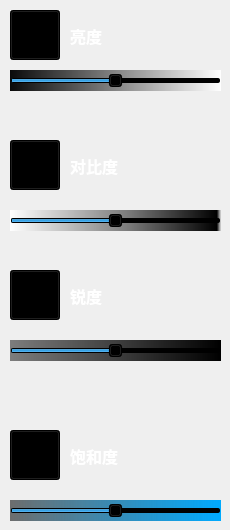
    <widget class="QWidget" name="page_0">
     <widget class="QPushButton" name="light">
      <property name="geometry">
       <rect>
        <x>10</x>
        <y>10</y>
        <width>50</width>
        <height>50</height>
       </rect>
      </property>
      <property name="minimumSize">
       <size>
        <width>50</width>
        <height>50</height>
       </size>
      </property>
      <property name="maximumSize">
       <size>
        <width>50</width>
        <height>50</height>
       </size>
      </property>
      <property name="cursor">
       <cursorShape>ArrowCursor</cursorShape>
      </property>
      <property name="mouseTracking">
       <bool>true</bool>
      </property>
      <property name="tabletTracking">
       <bool>true</bool>
      </property>
      <property name="toolTip">
       <string>亮度</string>
      </property>
      <property name="styleSheet">
       <string notr="true">background-color: rgb(0, 0, 0);</string>
      </property>
      <property name="text">
       <string/>
      </property>
      <property name="icon">
       <iconset>
        <normaloff>icon/light.png</normaloff>icon/light.png</iconset>
      </property>
      <property name="iconSize">
       <size>
        <width>35</width>
        <height>35</height>
       </size>
      </property>
      <property name="checkable">
       <bool>true</bool>
      </property>
      <property name="checked">
       <bool>true</bool>
      </property>
     </widget>
     <widget class="QPushButton" name="color">
      <property name="geometry">
       <rect>
        <x>10</x>
        <y>430</y>
        <width>50</width>
        <height>50</height>
       </rect>
      </property>
      <property name="minimumSize">
       <size>
        <width>50</width>
        <height>50</height>
       </size>
      </property>
      <property name="maximumSize">
       <size>
        <width>50</width>
        <height>50</height>
       </size>
      </property>
      <property name="cursor">
       <cursorShape>PointingHandCursor</cursorShape>
      </property>
      <property name="mouseTracking">
       <bool>true</bool>
      </property>
      <property name="tabletTracking">
       <bool>true</bool>
      </property>
      <property name="toolTip">
       <string>饱和度</string>
      </property>
      <property name="styleSheet">
       <string notr="true">background-color: rgb(0, 0, 0);</string>
      </property>
      <property name="text">
       <string/>
      </property>
      <property name="icon">
       <iconset>
        <normaloff>icon/color.png</normaloff>icon/color.png</iconset>
      </property>
      <property name="iconSize">
       <size>
        <width>35</width>
        <height>35</height>
       </size>
      </property>
      <property name="checkable">
       <bool>true</bool>
      </property>
      <property name="checked">
       <bool>true</bool>
      </property>
     </widget>
     <widget class="QSlider" name="brightness">
      <property name="geometry">
       <rect>
        <x>10</x>
        <y>70</y>
        <width>211</width>
        <height>21</height>
       </rect>
      </property>
      <property name="cursor">
       <cursorShape>CrossCursor</cursorShape>
      </property>
      <property name="mouseTracking">
       <bool>true</bool>
      </property>
      <property name="toolTip">
       <string>亮度</string>
      </property>
      <property name="styleSheet">
       <string notr="true">background-color: qlineargradient(spread:pad, x1:0, y1:0, x2:1, y2:0, stop:0 rgba(10, 10, 10, 255), stop:1 rgba(255, 255, 255, 255));</string>
      </property>
      <property name="minimum">
       <number>0</number>
      </property>
      <property name="maximum">
       <number>20</number>
      </property>
      <property name="value">
       <number>10</number>
      </property>
      <property name="orientation">
       <enum>Qt::Horizontal</enum>
      </property>
     </widget>
     <widget class="QPushButton" name="light_3">
      <property name="geometry">
       <rect>
        <x>10</x>
        <y>140</y>
        <width>50</width>
        <height>50</height>
       </rect>
      </property>
      <property name="minimumSize">
       <size>
        <width>50</width>
        <height>50</height>
       </size>
      </property>
      <property name="maximumSize">
       <size>
        <width>50</width>
        <height>50</height>
       </size>
      </property>
      <property name="cursor">
       <cursorShape>PointingHandCursor</cursorShape>
      </property>
      <property name="mouseTracking">
       <bool>true</bool>
      </property>
      <property name="tabletTracking">
       <bool>true</bool>
      </property>
      <property name="toolTip">
       <string>对比度</string>
      </property>
      <property name="styleSheet">
       <string notr="true">background-color: rgb(0, 0, 0);</string>
      </property>
      <property name="text">
       <string/>
      </property>
      <property name="icon">
       <iconset>
        <normaloff>icon/contrast_128px_1188027_easyicon.net.png</normaloff>icon/contrast_128px_1188027_easyicon.net.png</iconset>
      </property>
      <property name="iconSize">
       <size>
        <width>35</width>
        <height>35</height>
       </size>
      </property>
      <property name="checkable">
       <bool>true</bool>
      </property>
      <property name="checked">
       <bool>true</bool>
      </property>
     </widget>
     <widget class="QLabel" name="label_3">
      <property name="geometry">
       <rect>
        <x>70</x>
        <y>150</y>
        <width>72</width>
        <height>31</height>
       </rect>
      </property>
      <property name="palette">
       <palette>
        <active>
         <colorrole role="WindowText">
          <brush brushstyle="SolidPattern">
           <color alpha="255">
            <red>255</red>
            <green>255</green>
            <blue>255</blue>
           </color>
          </brush>
         </colorrole>
         <colorrole role="Button">
          <brush brushstyle="SolidPattern">
           <color alpha="255">
            <red>0</red>
            <green>0</green>
            <blue>0</blue>
           </color>
          </brush>
         </colorrole>
         <colorrole role="Base">
          <brush brushstyle="SolidPattern">
           <color alpha="255">
            <red>0</red>
            <green>0</green>
            <blue>0</blue>
           </color>
          </brush>
         </colorrole>
         <colorrole role="Window">
          <brush brushstyle="SolidPattern">
           <color alpha="255">
            <red>0</red>
            <green>0</green>
            <blue>0</blue>
           </color>
          </brush>
         </colorrole>
        </active>
        <inactive>
         <colorrole role="WindowText">
          <brush brushstyle="SolidPattern">
           <color alpha="255">
            <red>255</red>
            <green>255</green>
            <blue>255</blue>
           </color>
          </brush>
         </colorrole>
         <colorrole role="Button">
          <brush brushstyle="SolidPattern">
           <color alpha="255">
            <red>0</red>
            <green>0</green>
            <blue>0</blue>
           </color>
          </brush>
         </colorrole>
         <colorrole role="Base">
          <brush brushstyle="SolidPattern">
           <color alpha="255">
            <red>0</red>
            <green>0</green>
            <blue>0</blue>
           </color>
          </brush>
         </colorrole>
         <colorrole role="Window">
          <brush brushstyle="SolidPattern">
           <color alpha="255">
            <red>0</red>
            <green>0</green>
            <blue>0</blue>
           </color>
          </brush>
         </colorrole>
        </inactive>
        <disabled>
         <colorrole role="WindowText">
          <brush brushstyle="SolidPattern">
           <color alpha="255">
            <red>120</red>
            <green>120</green>
            <blue>120</blue>
           </color>
          </brush>
         </colorrole>
         <colorrole role="Button">
          <brush brushstyle="SolidPattern">
           <color alpha="255">
            <red>0</red>
            <green>0</green>
            <blue>0</blue>
           </color>
          </brush>
         </colorrole>
         <colorrole role="Base">
          <brush brushstyle="SolidPattern">
           <color alpha="255">
            <red>0</red>
            <green>0</green>
            <blue>0</blue>
           </color>
          </brush>
         </colorrole>
         <colorrole role="Window">
          <brush brushstyle="SolidPattern">
           <color alpha="255">
            <red>0</red>
            <green>0</green>
            <blue>0</blue>
           </color>
          </brush>
         </colorrole>
        </disabled>
       </palette>
      </property>
      <property name="font">
       <font>
        <family>Arial</family>
        <pointsize>12</pointsize>
        <weight>75</weight>
        <bold>true</bold>
       </font>
      </property>
      <property name="text">
       <string>对比度</string>
      </property>
     </widget>
     <widget class="QSlider" name="contrast">
      <property name="geometry">
       <rect>
        <x>10</x>
        <y>210</y>
        <width>211</width>
        <height>21</height>
       </rect>
      </property>
      <property name="cursor">
       <cursorShape>CrossCursor</cursorShape>
      </property>
      <property name="mouseTracking">
       <bool>true</bool>
      </property>
      <property name="toolTip">
       <string>对比度</string>
      </property>
      <property name="styleSheet">
       <string notr="true">background-color: qlineargradient(spread:pad, x1:0, y1:0, x2:1, y2:0, stop:0 rgba(255, 255, 255, 255), stop:0.55 rgba(125, 125, 125, 255), stop:0.98 rgba(0, 0, 0, 255), stop:1 rgba(0, 0, 0, 0));</string>
      </property>
      <property name="minimum">
       <number>0</number>
      </property>
      <property name="maximum">
       <number>20</number>
      </property>
      <property name="pageStep">
       <number>1</number>
      </property>
      <property name="value">
       <number>10</number>
      </property>
      <property name="orientation">
       <enum>Qt::Horizontal</enum>
      </property>
     </widget>
     <widget class="QPushButton" name="light_4">
      <property name="geometry">
       <rect>
        <x>10</x>
        <y>270</y>
        <width>50</width>
        <height>50</height>
       </rect>
      </property>
      <property name="minimumSize">
       <size>
        <width>50</width>
        <height>50</height>
       </size>
      </property>
      <property name="maximumSize">
       <size>
        <width>50</width>
        <height>50</height>
       </size>
      </property>
      <property name="cursor">
       <cursorShape>PointingHandCursor</cursorShape>
      </property>
      <property name="mouseTracking">
       <bool>true</bool>
      </property>
      <property name="tabletTracking">
       <bool>true</bool>
      </property>
      <property name="toolTip">
       <string>锐度</string>
      </property>
      <property name="styleSheet">
       <string notr="true">background-color: rgb(0, 0, 0);</string>
      </property>
      <property name="text">
       <string/>
      </property>
      <property name="icon">
       <iconset>
        <normaloff>icon/triangle_128px_1133870_easyicon.net.png</normaloff>icon/triangle_128px_1133870_easyicon.net.png</iconset>
      </property>
      <property name="iconSize">
       <size>
        <width>35</width>
        <height>35</height>
       </size>
      </property>
      <property name="checkable">
       <bool>true</bool>
      </property>
      <property name="checked">
       <bool>true</bool>
      </property>
     </widget>
     <widget class="QLabel" name="label_4">
      <property name="geometry">
       <rect>
        <x>70</x>
        <y>280</y>
        <width>72</width>
        <height>31</height>
       </rect>
      </property>
      <property name="palette">
       <palette>
        <active>
         <colorrole role="WindowText">
          <brush brushstyle="SolidPattern">
           <color alpha="255">
            <red>255</red>
            <green>255</green>
            <blue>255</blue>
           </color>
          </brush>
         </colorrole>
         <colorrole role="Button">
          <brush brushstyle="SolidPattern">
           <color alpha="255">
            <red>0</red>
            <green>0</green>
            <blue>0</blue>
           </color>
          </brush>
         </colorrole>
         <colorrole role="Base">
          <brush brushstyle="SolidPattern">
           <color alpha="255">
            <red>0</red>
            <green>0</green>
            <blue>0</blue>
           </color>
          </brush>
         </colorrole>
         <colorrole role="Window">
          <brush brushstyle="SolidPattern">
           <color alpha="255">
            <red>0</red>
            <green>0</green>
            <blue>0</blue>
           </color>
          </brush>
         </colorrole>
        </active>
        <inactive>
         <colorrole role="WindowText">
          <brush brushstyle="SolidPattern">
           <color alpha="255">
            <red>255</red>
            <green>255</green>
            <blue>255</blue>
           </color>
          </brush>
         </colorrole>
         <colorrole role="Button">
          <brush brushstyle="SolidPattern">
           <color alpha="255">
            <red>0</red>
            <green>0</green>
            <blue>0</blue>
           </color>
          </brush>
         </colorrole>
         <colorrole role="Base">
          <brush brushstyle="SolidPattern">
           <color alpha="255">
            <red>0</red>
            <green>0</green>
            <blue>0</blue>
           </color>
          </brush>
         </colorrole>
         <colorrole role="Window">
          <brush brushstyle="SolidPattern">
           <color alpha="255">
            <red>0</red>
            <green>0</green>
            <blue>0</blue>
           </color>
          </brush>
         </colorrole>
        </inactive>
        <disabled>
         <colorrole role="WindowText">
          <brush brushstyle="SolidPattern">
           <color alpha="255">
            <red>120</red>
            <green>120</green>
            <blue>120</blue>
           </color>
          </brush>
         </colorrole>
         <colorrole role="Button">
          <brush brushstyle="SolidPattern">
           <color alpha="255">
            <red>0</red>
            <green>0</green>
            <blue>0</blue>
           </color>
          </brush>
         </colorrole>
         <colorrole role="Base">
          <brush brushstyle="SolidPattern">
           <color alpha="255">
            <red>0</red>
            <green>0</green>
            <blue>0</blue>
           </color>
          </brush>
         </colorrole>
         <colorrole role="Window">
          <brush brushstyle="SolidPattern">
           <color alpha="255">
            <red>0</red>
            <green>0</green>
            <blue>0</blue>
           </color>
          </brush>
         </colorrole>
        </disabled>
       </palette>
      </property>
      <property name="font">
       <font>
        <family>Arial</family>
        <pointsize>12</pointsize>
        <weight>75</weight>
        <bold>true</bold>
       </font>
      </property>
      <property name="text">
       <string>锐度</string>
      </property>
     </widget>
     <widget class="QSlider" name="sharpness">
      <property name="geometry">
       <rect>
        <x>10</x>
        <y>340</y>
        <width>211</width>
        <height>21</height>
       </rect>
      </property>
      <property name="cursor">
       <cursorShape>CrossCursor</cursorShape>
      </property>
      <property name="mouseTracking">
       <bool>true</bool>
      </property>
      <property name="toolTip">
       <string>亮度</string>
      </property>
      <property name="styleSheet">
       <string notr="true">background-color: qlineargradient(spread:pad, x1:0, y1:0, x2:1, y2:0, stop:0 rgba(125, 125, 125, 255), stop:1 rgba(0, 0, 0, 255));</string>
      </property>
      <property name="maximum">
       <number>20</number>
      </property>
      <property name="value">
       <number>10</number>
      </property>
      <property name="orientation">
       <enum>Qt::Horizontal</enum>
      </property>
     </widget>
     <widget class="QLabel" name="label_5">
      <property name="geometry">
       <rect>
        <x>70</x>
        <y>440</y>
        <width>72</width>
        <height>31</height>
       </rect>
      </property>
      <property name="palette">
       <palette>
        <active>
         <colorrole role="WindowText">
          <brush brushstyle="SolidPattern">
           <color alpha="255">
            <red>255</red>
            <green>255</green>
            <blue>255</blue>
           </color>
          </brush>
         </colorrole>
         <colorrole role="Button">
          <brush brushstyle="SolidPattern">
           <color alpha="255">
            <red>0</red>
            <green>0</green>
            <blue>0</blue>
           </color>
          </brush>
         </colorrole>
         <colorrole role="Base">
          <brush brushstyle="SolidPattern">
           <color alpha="255">
            <red>0</red>
            <green>0</green>
            <blue>0</blue>
           </color>
          </brush>
         </colorrole>
         <colorrole role="Window">
          <brush brushstyle="SolidPattern">
           <color alpha="255">
            <red>0</red>
            <green>0</green>
            <blue>0</blue>
           </color>
          </brush>
         </colorrole>
        </active>
        <inactive>
         <colorrole role="WindowText">
          <brush brushstyle="SolidPattern">
           <color alpha="255">
            <red>255</red>
            <green>255</green>
            <blue>255</blue>
           </color>
          </brush>
         </colorrole>
         <colorrole role="Button">
          <brush brushstyle="SolidPattern">
           <color alpha="255">
            <red>0</red>
            <green>0</green>
            <blue>0</blue>
           </color>
          </brush>
         </colorrole>
         <colorrole role="Base">
          <brush brushstyle="SolidPattern">
           <color alpha="255">
            <red>0</red>
            <green>0</green>
            <blue>0</blue>
           </color>
          </brush>
         </colorrole>
         <colorrole role="Window">
          <brush brushstyle="SolidPattern">
           <color alpha="255">
            <red>0</red>
            <green>0</green>
            <blue>0</blue>
           </color>
          </brush>
         </colorrole>
        </inactive>
        <disabled>
         <colorrole role="WindowText">
          <brush brushstyle="SolidPattern">
           <color alpha="255">
            <red>120</red>
            <green>120</green>
            <blue>120</blue>
           </color>
          </brush>
         </colorrole>
         <colorrole role="Button">
          <brush brushstyle="SolidPattern">
           <color alpha="255">
            <red>0</red>
            <green>0</green>
            <blue>0</blue>
           </color>
          </brush>
         </colorrole>
         <colorrole role="Base">
          <brush brushstyle="SolidPattern">
           <color alpha="255">
            <red>0</red>
            <green>0</green>
            <blue>0</blue>
           </color>
          </brush>
         </colorrole>
         <colorrole role="Window">
          <brush brushstyle="SolidPattern">
           <color alpha="255">
            <red>0</red>
            <green>0</green>
            <blue>0</blue>
           </color>
          </brush>
         </colorrole>
        </disabled>
       </palette>
      </property>
      <property name="font">
       <font>
        <family>Arial</family>
        <pointsize>12</pointsize>
        <weight>75</weight>
        <bold>true</bold>
       </font>
      </property>
      <property name="text">
       <string>饱和度</string>
      </property>
     </widget>
     <widget class="QSlider" name="saturate">
      <property name="geometry">
       <rect>
        <x>10</x>
        <y>500</y>
        <width>211</width>
        <height>21</height>
       </rect>
      </property>
      <property name="cursor">
       <cursorShape>CrossCursor</cursorShape>
      </property>
      <property name="mouseTracking">
       <bool>true</bool>
      </property>
      <property name="toolTip">
       <string>亮度</string>
      </property>
      <property name="styleSheet">
       <string notr="true">background-color: qlineargradient(spread:pad, x1:0, y1:0, x2:1, y2:0, stop:0 rgba(50, 50, 50, 175), stop:1 rgba(0, 170, 255, 255));</string>
      </property>
      <property name="maximum">
       <number>20</number>
      </property>
      <property name="value">
       <number>10</number>
      </property>
      <property name="orientation">
       <enum>Qt::Horizontal</enum>
      </property>
     </widget>
     <widget class="QLabel" name="label_6">
      <property name="geometry">
       <rect>
        <x>70</x>
        <y>20</y>
        <width>72</width>
        <height>31</height>
       </rect>
      </property>
      <property name="palette">
       <palette>
        <active>
         <colorrole role="WindowText">
          <brush brushstyle="SolidPattern">
           <color alpha="255">
            <red>255</red>
            <green>255</green>
            <blue>255</blue>
           </color>
          </brush>
         </colorrole>
         <colorrole role="Button">
          <brush brushstyle="SolidPattern">
           <color alpha="255">
            <red>0</red>
            <green>0</green>
            <blue>0</blue>
           </color>
          </brush>
         </colorrole>
         <colorrole role="Base">
          <brush brushstyle="SolidPattern">
           <color alpha="255">
            <red>0</red>
            <green>0</green>
            <blue>0</blue>
           </color>
          </brush>
         </colorrole>
         <colorrole role="Window">
          <brush brushstyle="SolidPattern">
           <color alpha="255">
            <red>0</red>
            <green>0</green>
            <blue>0</blue>
           </color>
          </brush>
         </colorrole>
        </active>
        <inactive>
         <colorrole role="WindowText">
          <brush brushstyle="SolidPattern">
           <color alpha="255">
            <red>255</red>
            <green>255</green>
            <blue>255</blue>
           </color>
          </brush>
         </colorrole>
         <colorrole role="Button">
          <brush brushstyle="SolidPattern">
           <color alpha="255">
            <red>0</red>
            <green>0</green>
            <blue>0</blue>
           </color>
          </brush>
         </colorrole>
         <colorrole role="Base">
          <brush brushstyle="SolidPattern">
           <color alpha="255">
            <red>0</red>
            <green>0</green>
            <blue>0</blue>
           </color>
          </brush>
         </colorrole>
         <colorrole role="Window">
          <brush brushstyle="SolidPattern">
           <color alpha="255">
            <red>0</red>
            <green>0</green>
            <blue>0</blue>
           </color>
          </brush>
         </colorrole>
        </inactive>
        <disabled>
         <colorrole role="WindowText">
          <brush brushstyle="SolidPattern">
           <color alpha="255">
            <red>120</red>
            <green>120</green>
            <blue>120</blue>
           </color>
          </brush>
         </colorrole>
         <colorrole role="Button">
          <brush brushstyle="SolidPattern">
           <color alpha="255">
            <red>0</red>
            <green>0</green>
            <blue>0</blue>
           </color>
          </brush>
         </colorrole>
         <colorrole role="Base">
          <brush brushstyle="SolidPattern">
           <color alpha="255">
            <red>0</red>
            <green>0</green>
            <blue>0</blue>
           </color>
          </brush>
         </colorrole>
         <colorrole role="Window">
          <brush brushstyle="SolidPattern">
           <color alpha="255">
            <red>0</red>
            <green>0</green>
            <blue>0</blue>
           </color>
          </brush>
         </colorrole>
        </disabled>
       </palette>
      </property>
      <property name="font">
       <font>
        <family>Arial</family>
        <pointsize>12</pointsize>
        <weight>75</weight>
        <bold>true</bold>
       </font>
      </property>
      <property name="text">
       <string>亮度</string>
      </property>
     </widget>
    </widget>
